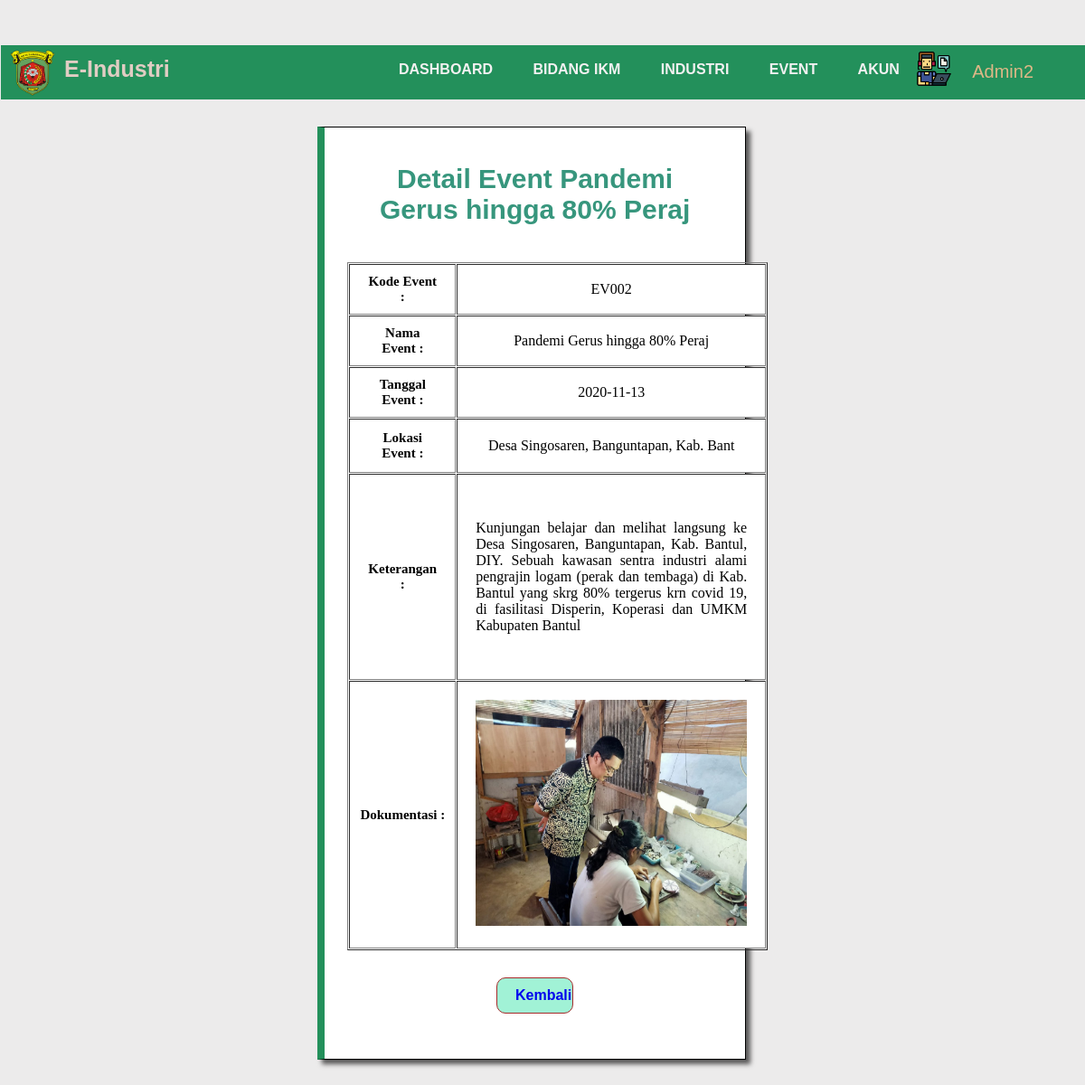
The page /admin-pegawai/detail_event.php?kode_event=EV002 (signed in) on the database its author committed.
### tables this page shows
CREATE TABLE `event` (
  `kode_event` varchar(20) NOT NULL,
  `nama_event` varchar(30) NOT NULL,
  `tanggal_event` varchar(30) NOT NULL,
  `lokasi_event` varchar(40) NOT NULL,
  `keterangan` text NOT NULL,
  `gambar` blob NOT NULL
);

### admin-pegawai/detail_event.php (the view, shortened to what this page needs)
<?php
	include '../konek.php';
	if (isset($_GET['logout'])) {
		session_destroy();
		unset($_SESSION['admin']);
		header("location: login.php");
	}
	else if (isset($_SESSION['admin'])) {
		$kodeevent = $_GET['kode_event'];
		$query = $konek->query("SELECT * FROM `event` WHERE kode_event = '".$kodeevent."'");
		$num = $query->num_rows;
		if ($num == 1) {
			$row = $query->fetch_assoc();
		} else {
			header("location:event.php");
		}
	} else {
		header("location:../login.php");
	}
    ?>
<!DOCTYPE html>
<html lang="en">
<head>
	<link href="../css/tambah_data.css" rel="stylesheet" type="text/css" />
</head>
<body>
		<div class="header-admin">
				<div class="corner-header">
					<li class="logo-admin"><img src="../image/dinas_kaltim.png" alt="" style="width: 50px;"></li>
					<ul class="title-app">E-Industri</ul>
					<ul class="navbar-admin">
						<li><a href="admin-dashboard.php">Dashboard</a></li>
						<li><a href="bidang_ikm.php">Bidang IKM</a></li>
						<li><a href="industri.php">Industri</a></li>
						<li><a href="event.php">Event</a></li>
						<li><a href="akun.php">Akun</a></li>
					</ul>
				</div>
				<div class="ikon-profil">
					<img src="../image/worker.png">
					<li class="dropdown"><?= $_SESSION['admin'] ?>
					</li>
				</div>
		</div>
        <div class="form-konten">
			<div class="pad-tambah" style="height: fit-content; margin-bottom: 30px">
			<h2>Detail Event <?= $row['nama_event'] ?> </h2>
            <br><br>
            <table style="width: 110%;overflow-x: scroll;margin-left: -25px" cellpadding="1" cellspacing="1" border="1px" >
					<tr>
						<td style="width: 30%;font-weight:700;padding: 10px 20px;text-align: center;font-size: 15px;background-color: white">Kode Event :</td>
						<td style="width: 40%;padding: 5px 20px;text-align: center;background-color: white"><?= $row['kode_event'] ?></td>
					</tr>
                    <tr>
                        <td style="width: 35%;font-weight:700;padding: 10px 20px;text-align: center;font-size: 15px;background-color: white">Nama Event :</td>
                        <td style="width: 65%;padding: 15px 20px;text-align: center;background-color: white"><?= $row['nama_event'] ?></td>
                    </tr>
					<tr>
						<td style="width: 35%;font-weight:700;padding: 10px 20px;text-align: center;font-size: 15px;background-color: white">Tanggal Event :</td>
						<td style="width: 65%;padding: 12px 20px;text-align: center;background-color: white"><?= $row['tanggal_event'] ?></td>
					</tr>
					<tr>
						<td style="width: 35%;font-weight:700;padding: 10px 20px;text-align: center;font-size: 15px;background-color: white">Lokasi Event :</td>
						<td style="width: 65%;padding: 20px 20px;text-align: center;background-color: white"><?= $row['lokasi_event'] ?></td>
					</tr>
					<tr>
						<td style="width: 35%;font-weight:700;padding: 10px 20px;text-align: center;font-size: 15px;background-color: white">Keterangan :</td>
						<td style="width: 65%;padding: 50px 20px;text-align: justify;background-color: white"><?= $row['keterangan'] ?></td>
					</tr>
                    <tr>
						<td style="width: 35%;font-weight:700;padding: 20px 10px;text-align: center;font-size: 15px;background-color: white">Dokumentasi :</td>
						<td style="width: 65%;padding: 20px 20px;text-align: center;background-color: white"><img src="../image/<?= $row['gambar'] ?>" alt="" width="300px" height="250px"></td>
					</tr>
				</table>
				<div style="text-align:center; margin-left: 40px; margin-right: 40px;  margin-top: 30px;">
					<button style="padding: 10px 20px;border: 1px solid;font-weight: bold;border-radius: 10px;font-size: 16px;background: #6aebbea0;color: brown; width: 30%;"><a href="event.php" style="text-decoration: none;">Kembali</a></button>
				</div>
		</div>
	</div>
</body>
</html>

### css/tambah_data.css (style rules this page uses)
*, *:before, *:after { box-sizing: border-box; }
body { background-color: rgb(236, 235, 235); }
.header-admin { position: fixed; background: rgb(35, 144, 91); width: 101%; height: 60px; margin-left: -7px; margin-right: 10px; margin-top: -15%; }
.logo-admin { display: block; margin-left: 10px; margin-top: 4px; }
.title-app { margin-top: -55px; margin-left: 30px; color: #e0cdc3; font-weight: 900; font-size: 25px; font-family:'Trebuchet MS', 'Lucida Sans Unicode', 'Lucida Grande', 'Lucida Sans', Arial, sans-serif; margin-right: 10px; }
.navbar-admin { margin-left: 400px; margin-bottom: -20px; margin-top: -53px; padding: 0px; text-transform: uppercase; font-family: 'Gill Sans', 'Gill Sans MT', Calibri, 'Trebuchet MS', sans-serif; font-weight: bolder; }
.corner-header { background-color:white(44, 44, 44); color: Black; }
.corner-header img { width: 70px; display: block; margin-bottom: 10px; }
.corner-header ul li { margin-left: 30px; display:inline-block; font-size: 16px; margin-top: 5px; }
.corner-header a { color:rgb(243, 241, 241); text-decoration: none; transition: .3s; font-family:Verdana, Geneva, Tahoma, sans-serif; margin-top: 10px; margin-left: 10px; }
.ikon-profil { position:relative; line-height:3; margin:0; padding:0; list-style-type:none; list-style-position:inside; z-index: 2; }
.ikon-profil img { width: 40px; float: right; margin-right: 160px; margin-top: -10px; }
.dropdown { color: burlywood; float: right; margin-right: -130px; font-size: 20px; font-family: 'Franklin Gothic Medium', 'Arial Narrow', Arial, sans-serif; margin-top: -17px; text-transform: capitalize; }
.form-konten { margin-top: 230px; margin-bottom: 10px; text-align: center; width: 100%; }
.form-konten h2 { font-size: 30px; margin-bottom: 5px; width: 100%; text-align: center; font-weight:bold; margin-top: -10px; color: rgb(55, 150, 125); font-family:'Gill Sans', 'Gill Sans MT', Calibri, 'Trebuchet MS', sans-serif }
.pad-tambah { margin-top: -90px; float: left; height: 390px; background-color: #ffffff; text-align: center; width: 40%; background-size:cover; background-position:0 -500px; border: 1px solid black; box-shadow:5px 5px 5px rgb(90, 89, 89); padding: 50px; margin-left: 29%; margin-bottom: -10px; border-left: 8px solid rgb(35, 144, 91); }

### rows shown on the page
event: nama_event "Pandemi Gerus hingga 80% Peraj", kode_event "EV002", tanggal_event "2020-11-13", lokasi_event "Desa Singosaren, Banguntapan, Kab. Bant", keterangan "Kunjungan belajar dan melihat langsung ke Desa Singosaren, Banguntapan, Kab. Bantul, DIY. Sebuah kawasan sentra industri alami pengrajin logam (perak dan tembaga) di Kab. Bantul yang skrg 80% tergerus krn covid 19, di fasilitasi Disperin, Koperasi dan UMKM Kabupaten Bantul", gambar (picture)

### other values the page prints
$_SESSION['admin'] "Admin2"
